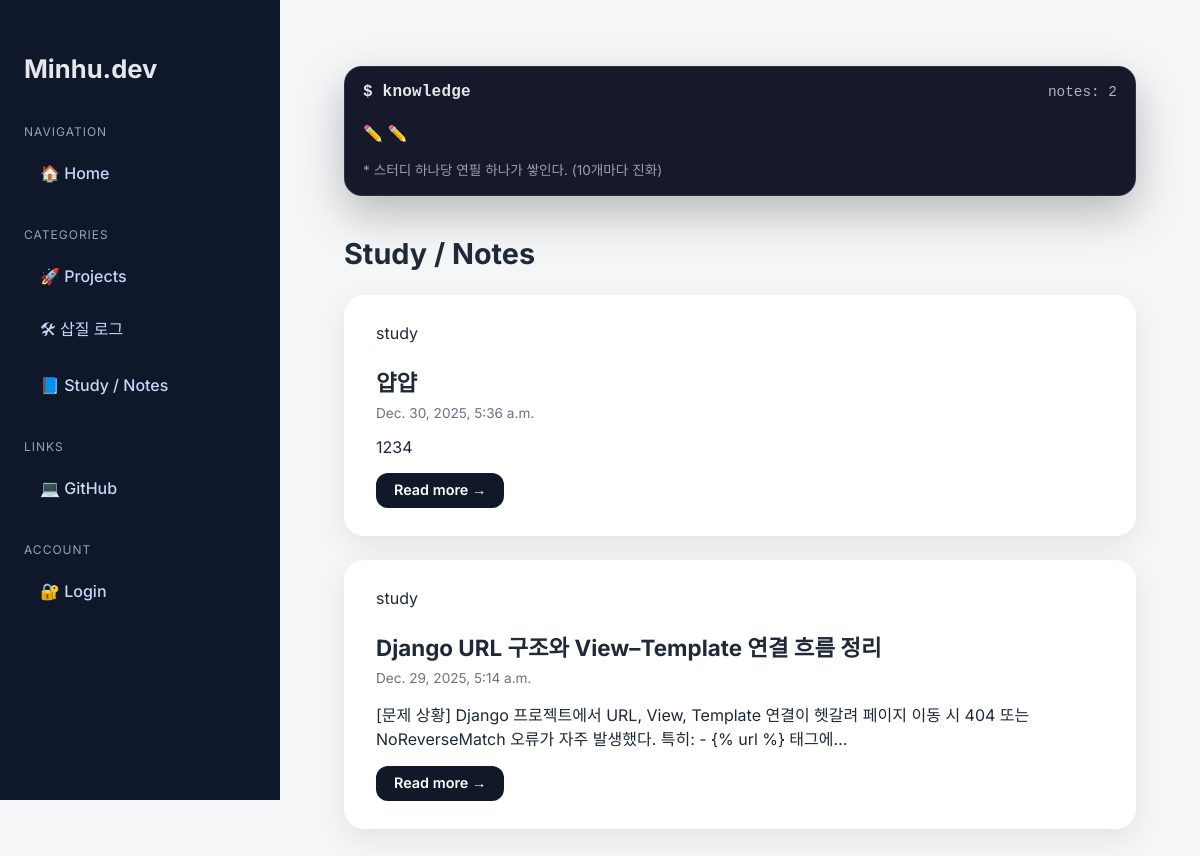
The app's page /study/ with its own data.
### blog/models.py (models this page shows, shortened)
class Post(models.Model):
    CATEGORY_CHOICES = [
        ("debug", "삽질 로그"),
        ("study", "Study"),
        ("project", "Projects"),
    ]
    title = models.CharField(max_length=200)
    content = models.TextField()
    category = models.CharField(
        max_length=20,
        choices=CATEGORY_CHOICES,
        default="study"
    )
    created_at = models.DateTimeField(default=timezone.now)

### blog/views.py (the view)
# urls.py: path("study/", views.study_list, name="study_list"),
def study_list(request):
    posts = Post.objects.filter(category="study").order_by("-created_at")
    study_count = posts.count()
    return render(
        request,
        "blog/study_list.html",
        {
            "posts": posts,
            "study_count": study_count,
        }
    )

### blog/templates/blog/study_list.html (shortened to what this page needs)
{% extends "base.html" %}
{% block content %}
<div class="sandcastle-card mb-5">
  <div class="sandcastle-head">
    <div class="sandcastle-title">$ knowledge</div>
    <div class="sandcastle-meta">
      notes: {{ study_count }}
    </div>
  </div>
  <div class="sandcastle-grid">
      {% for i in ""|ljust:study_count %}
        {% if forloop.counter|divisibleby:20 %}
          🖊️
        {% elif forloop.counter|divisibleby:10 %}
          ✒️
        {% else %}
          ✏️
        {% endif %}
      {% endfor %}
  </div>
  <div class="sandcastle-hint">
    * 스터디 하나당 연필 하나가 쌓인다. (10개마다 진화)
  </div>
</div>
<h2>Study / Notes</h2>
<div class="grid">
  {% for post in posts %}
  <div class="card">
    <span class="badge">
      {{ post.category }}
    </span>
    <h3>{{ post.title }}</h3>
    <div class="meta">
      {{ post.created_at }}
    </div>
    <p>
      {{ post.content|truncatechars:120 }}
    </p>
    <div class="project-actions"
         style="display:flex; gap:12px; align-items:center;">
      <a href="{% url 'study_detail' post.id %}"
         class="btn btn-primary">
        Read more →
      </a>
    </div>
  </div>
  {% empty %}
    <p>아직 Study 글이 없습니다.</p>
  {% endfor %}
</div>
{% endblock %}

### templates/base.html (style rules this page uses)
* { box-sizing: border-box; }
body { margin: 0; font-family: 'Inter', sans-serif; background-color: #f4f6f8; color: #1f2937; }
a { text-decoration: none; color: inherit; }
.card { background-color: #ffffff; border-radius: 20px; padding: 28px 32px; box-shadow: 0 10px 30px rgba(0,0,0,0.08); transition: transform 0.25s ease, box-shadow 0.25s ease; }
h2 { font-size: 1.8rem; margin-bottom: 24px; }
h3 { font-size: 1.4rem; margin-bottom: 8px; }
.meta { font-size: 0.85rem; color: #6b7280; margin-bottom: 14px; }
.btn { display: inline-flex; align-items: center; gap: 8px; padding: 10px 18px; border-radius: 12px; font-size: 0.9rem; font-weight: 600; line-height: 1; cursor: pointer; border: none; text-decoration: none; transition: background-color 0.2s ease, transform 0.15s ease; }
.btn-primary { background-color: #111827; color: #ffffff; }
.grid { display: grid; gap: 24px; }
.sandcastle-card { margin-top: 18px; margin-bottom: 40px; padding: 16px 18px; border-radius: 18px; background: rgba(2, 6, 23, 0.92); border: 1px solid rgba(148,163,184,0.18); box-shadow: 0 18px 45px rgba(0,0,0,0.25); color: #e5e7eb; }
.sandcastle-head { display:flex; align-items: baseline; justify-content: space-between; gap: 14px; margin-bottom: 12px; }
.sandcastle-title { font-family: ui-monospace, SFMono-Regular, Menlo, Monaco, Consolas, "Liberation Mono", monospace; font-weight: 700; letter-spacing: 0.2px; }
.sandcastle-meta { font-family: ui-monospace, SFMono-Regular, Menlo, Monaco, Consolas, "Liberation Mono", monospace; font-size: 0.9rem; color: rgba(226,232,240,0.75); }
.sandcastle-grid { display:flex; flex-wrap: wrap; gap: 8px; padding: 10px 0 6px; min-height: 36px; }
.sandcastle-hint { margin-top: 10px; font-size: 0.85rem; color: rgba(226,232,240,0.65); }

### records on screen
Post: category "study", title "얍얍", created_at "Dec. 30, 2025, 5:36 a.m.", content "1234"
Post: category "study", title "Django URL 구조와 View–Template 연결 흐름 정리", created_at "Dec. 29, 2025, 5:14 a.m.", content "[문제 상황] Django 프로젝트에서 URL, View, Template 연결이 헷갈려 페이지 이동 시 404 또는 NoReverseMatch 오류가 자주 발생했다. 특히: - {% url %} 태그에…"

### other values on screen
{{ study_count }} "2"
